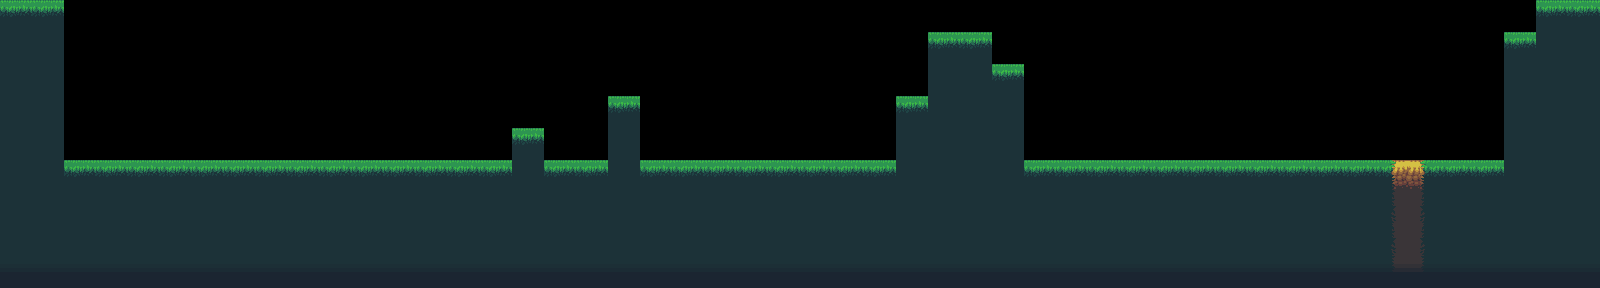

Tiled map render using the project's own tile images. Description and the whole map definition, tile-layer contents included, below:
An orthogonal 50x9 tile map with 32x32 px tiles, 1 tile layer (Tile Layer 1).

<map version="1.0" tiledversion="1.0.3" orientation="orthogonal" renderorder="right-down" width="50" height="9" tilewidth="32" tileheight="32" nextobjectid="1">
 <tileset firstgid="1" name="dachu" tilewidth="32" tileheight="32" tilecount="18" columns="6">
  <image source="p2p1.png" width="192" height="96" />
 </tileset>
 <layer name="Tile Layer 1" width="50" height="9">
  <data encoding="csv">
1,1,0,0,0,0,0,0,0,0,0,0,0,0,0,0,0,0,0,0,0,0,0,0,0,0,0,0,0,0,0,0,0,0,0,0,0,0,0,0,0,0,0,0,0,0,0,0,1,1,
7,7,0,0,0,0,0,0,0,0,0,0,0,0,0,0,0,0,0,0,0,0,0,0,0,0,0,0,0,1,1,0,0,0,0,0,0,0,0,0,0,0,0,0,0,0,0,1,7,7,
7,7,0,0,0,0,0,0,0,0,0,0,0,0,0,0,0,0,0,0,0,0,0,0,0,0,0,0,0,7,7,1,0,0,0,0,0,0,0,0,0,0,0,0,0,0,0,7,7,7,
7,7,0,0,0,0,0,0,0,0,0,0,0,0,0,0,0,0,0,1,0,0,0,0,0,0,0,0,1,7,7,7,0,0,0,0,0,0,0,0,0,0,0,0,0,0,0,7,7,7,
7,7,0,0,0,0,0,0,0,0,0,0,0,0,0,0,1,0,0,7,0,0,0,0,0,0,0,0,7,7,7,7,0,0,0,0,0,0,0,0,0,0,0,0,0,0,0,7,7,7,
7,7,1,1,1,1,1,1,1,1,1,1,1,1,1,1,7,1,1,7,1,1,1,1,1,1,1,1,7,7,7,7,1,1,1,1,1,1,1,1,1,1,1,2,3,1,1,7,7,7,
7,7,7,7,7,7,7,7,7,7,7,7,7,7,7,7,7,7,7,7,7,7,7,7,7,7,7,7,7,7,7,7,7,7,7,7,7,7,7,7,7,7,7,8,9,7,7,7,7,7,
7,7,7,7,7,7,7,7,7,7,7,7,7,7,7,7,7,7,7,7,7,7,7,7,7,7,7,7,7,7,7,7,7,7,7,7,7,7,7,7,7,7,7,8,9,7,7,7,7,7,
13,13,13,13,13,13,13,13,13,13,13,13,13,13,13,13,13,13,13,13,13,13,13,13,13,13,13,13,13,13,13,13,13,13,13,13,13,13,13,13,13,13,13,14,15,13,13,13,13,13
</data>
 </layer>
</map>
